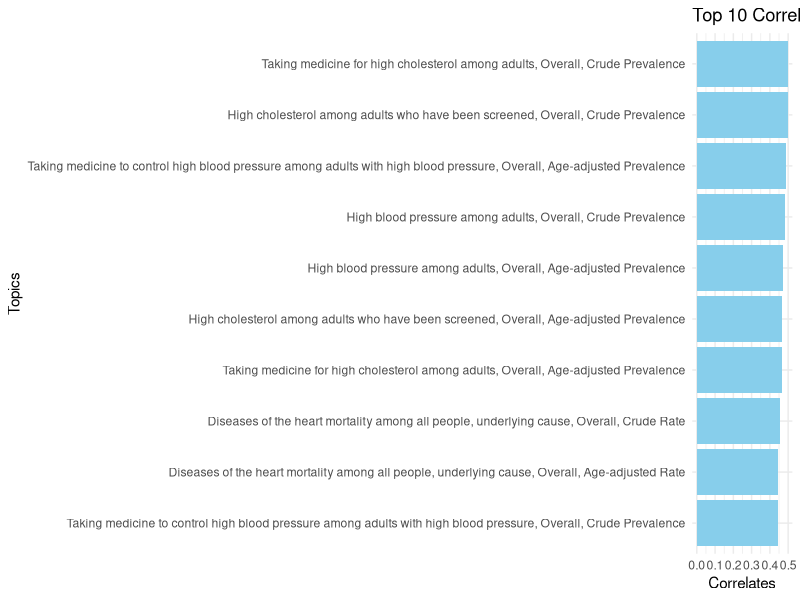
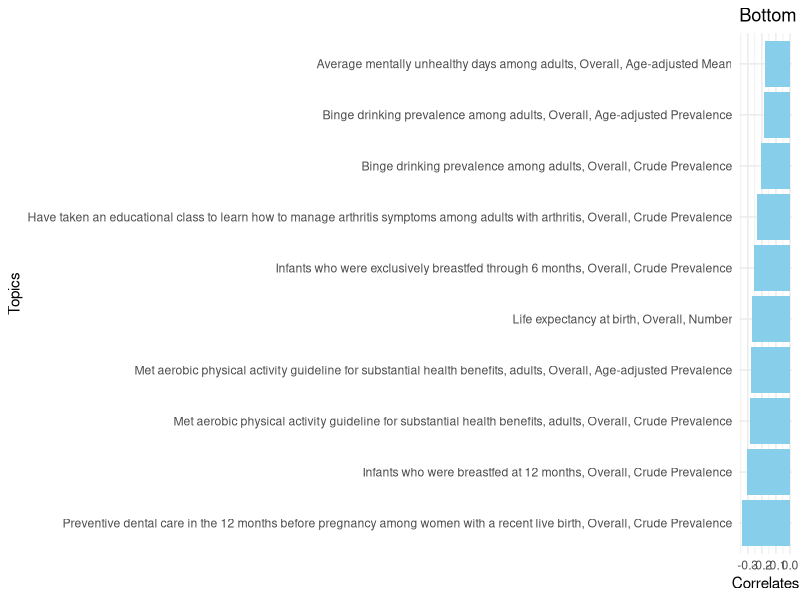
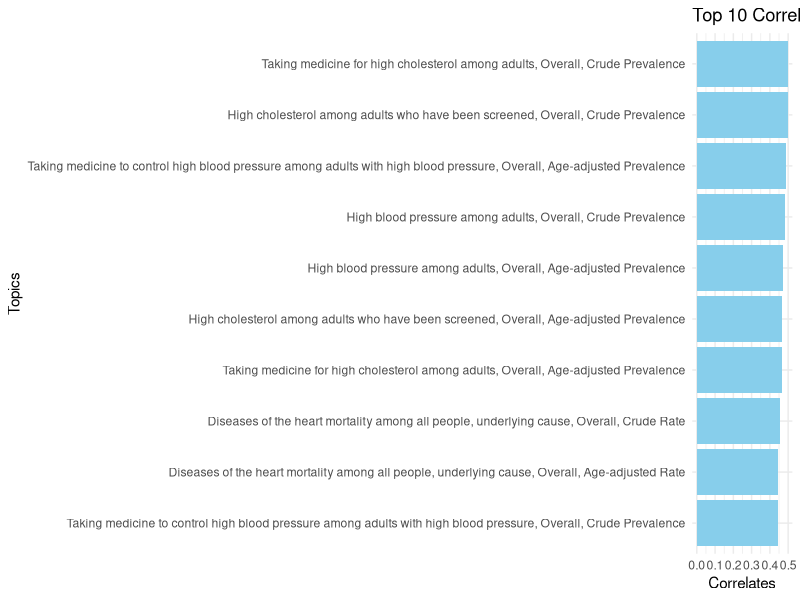
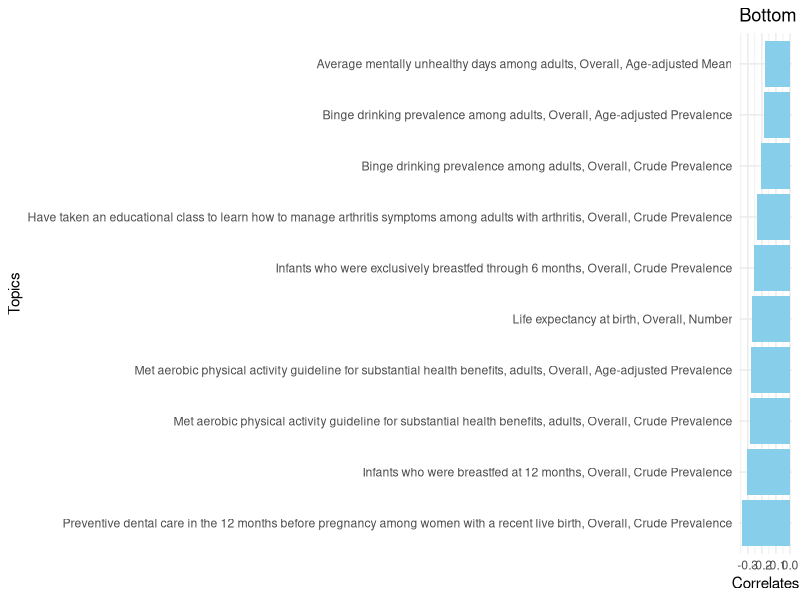

Recreate these plots in R, in order.
# File:     get started.r
# Project:  Data visualization and communication

# INSTALL AND LOAD PACKAGES ################################

library(tidyverse)
library(here)

# VISUALYZE DATA ###########################################

correlates <- read_csv(file = "aggregateCorrelatesOverall.csv")

colnames(correlates) <- c("Topic", "Correlate")
sorted_data <- correlates[order(correlates$"Correlate"), ]

top_10 <- tail(sorted_data, 10)
bottom_10 <- head(sorted_data, 10)

ggplot(top_10, aes(x = reorder(Topic, Correlate), y = Correlate)) +
  geom_col(fill = "skyblue") +
  coord_flip() +
  labs(title="Top 10 Correlates", x = "Topics", y = "Correlates")+
  theme_minimal()
ggsave(filename = here('figs', 'Top10Correlates.pdf'), device = cairo_pdf)

ggplot(bottom_10, aes(x = reorder(Topic, Correlate), y = Correlate)) +
  geom_col(fill = "skyblue") +
  coord_flip() +
  labs(title="Bottom 10 Correlates", x = "Topics", y = "Correlates")+
  theme_minimal()
ggsave(filename = here('figs', 'Bottom10Correlates.pdf'), device = cairo_pdf)

# CLEAN UP #################################################

# Clear environment
rm(list = ls()) 

# Clear packages
detach('package:tidyverse', unload = TRUE)
detach('package:here', unload = TRUE)

# Clear plots
dev.off()  # But only if there IS a plot

# Clear console
cat("\014")  # ctrl+L

# Clear mind :)